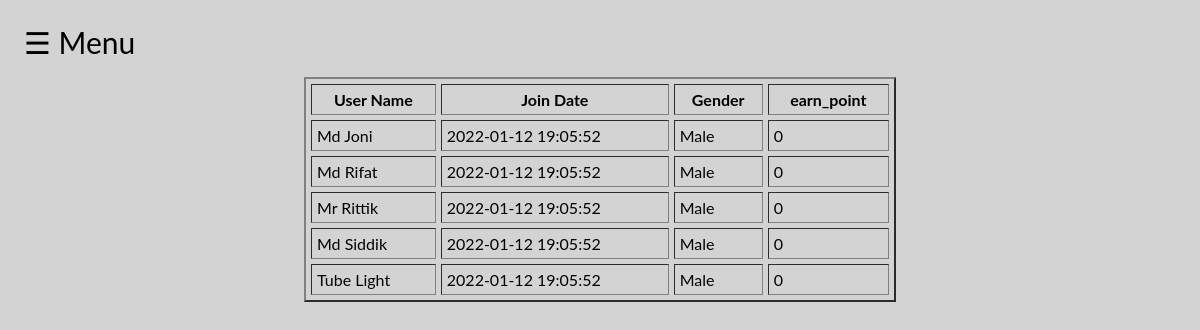
The page /admin_user.php on the database its author committed.
### tables this page shows
CREATE TABLE `nursery_user` (
  `user_email` varchar(50) NOT NULL,
  `user_password` varchar(50) NOT NULL,
  `earn_point` int(11) DEFAULT NULL,
  `join_date` datetime NOT NULL DEFAULT current_timestamp(),
  `last_name` varchar(20) NOT NULL,
  `first_name` varchar(20) NOT NULL,
  `town` varchar(30) NOT NULL,
  `house_no` varchar(20) NOT NULL,
  `zip_code` int(11) NOT NULL,
  `gender` varchar(10) NOT NULL,
  `email` varchar(50) DEFAULT NULL,
  `coupon_code` varchar(20) DEFAULT NULL
);

### admin_user.php (the view, shortened to what this page needs)
<?php
include_once "admin_navbar1.php";
?>
<html>
<head>
<body>
<center>
<form method="post" enctype="multipart/form-data">
<table width="50%" border="2" cellpadding="5" cellspacing="5">
<thead>
<tr>
<th>User Name</th>
<th>Join Date</th>
<th>Gender</th>
<th>earn_point</th>
</tr>
</thead>
<?php
include_once "connect.php";
$sql = "SELECT *
FROM nursery_user
ORDER BY earn_point DESC";
$result = mysqli_query($conn,$sql);
while($row= mysqli_fetch_array($result)){
?>
<tr>
<td> <?php echo $row["first_name"]. " ".$row['last_name'] ?> </td>
<td> <?php echo $row["join_date"] ?> </td>
<td> <?php echo $row["gender"] ?> </td>
<td> <?php echo $row["earn_point"] ?> </td>
</tr>
<?php
}
?>
</table>
</form>
</center>
</body>
</head>
</html>

### admin_navbar1.php (style rules this page uses)
body { font-family: "Lato", sans-serif; transition: background-color .5s; }

### admin_user.php (style rules this page uses)
body { background-color: lightgray; }

### rows shown on the page
nursery_user: first_name "Md", last_name "Joni", join_date "2022-01-12 19:05:52", gender "Male", earn_point "0"
nursery_user: first_name "Md", last_name "Rifat", join_date "2022-01-12 19:05:52", gender "Male", earn_point "0"
nursery_user: first_name "Mr", last_name "Rittik", join_date "2022-01-12 19:05:52", gender "Male", earn_point "0"
nursery_user: first_name "Md", last_name "Siddik", join_date "2022-01-12 19:05:52", gender "Male", earn_point "0"
nursery_user: first_name "Tube", last_name "Light", join_date "2022-01-12 19:05:52", gender "Male", earn_point "0"
